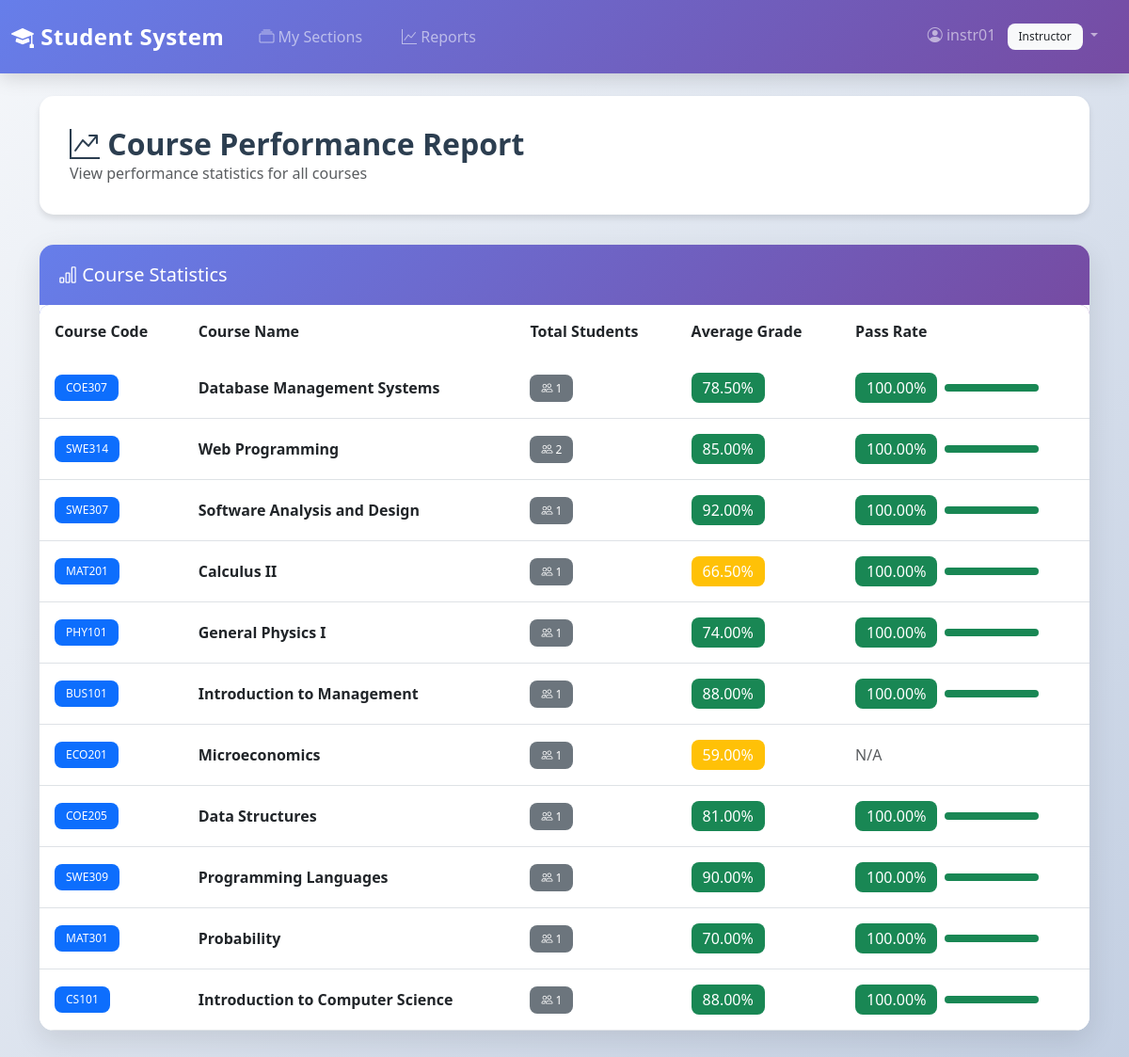
Screenshot of /reports/course-performance (signed in) with the database file from the repository.
### models/user.py (models this page shows, shortened)
class User(UserMixin, db.Model):
    __tablename__ = 'users'
    user_id = db.Column(db.Integer, primary_key=True)
    username = db.Column(db.String(50), unique=True, nullable=False, index=True)
    password_hash = db.Column(db.String(255), nullable=False)
    role = db.Column(db.String(20), nullable=False, index=True)  # Admin, Instructor, Student
    created_at = db.Column(db.DateTime, server_default=db.func.now())

### models/course.py (models this page shows, shortened)
class Course(db.Model):
    __tablename__ = 'courses'
    course_id = db.Column(db.Integer, primary_key=True)
    course_code = db.Column(db.String(20), unique=True, nullable=False)
    course_name = db.Column(db.String(100), nullable=False)
    description = db.Column(db.Text, nullable=True)
    credits = db.Column(db.Integer, nullable=False)
    department = db.Column(db.String(100), nullable=True)  # String, not foreign key in SQL
    sections = db.relationship('ClassSection', backref='course', lazy='dynamic', cascade='all, delete-orphan')

### controllers/reports.py (the view)
@reports_bp.route('/course-performance')
@login_required
def course_performance():
    if current_user.role not in ['Admin', 'Instructor']:
        flash('Access denied', 'danger')
        return redirect(url_for('index'))
    report = ReportService.get_course_performance_report()
    return render_template('reports/course_performance.html', report=report)

### repositories/grade_repository.py (called while the page is built)
    @staticmethod
    def calculate_enrollment_average(enrollment_id):
        grades = Grade.query.filter_by(enrollment_id=enrollment_id).all()
        if not grades:
            return None
        total_weighted_score = 0
        total_weight = 0
        for grade in grades:
            score = float(grade.score)
            weight = float(grade.weight) if grade.weight else 1.0
            total_weighted_score += score * weight
            total_weight += weight
        if total_weight == 0:
            return None
        return total_weighted_score / total_weight

### templates/reports/course_performance.html (shortened to what this page needs)
{% extends "base.html" %}
{% block content %}
<div class="page-header">
    <div class="d-flex justify-content-between align-items-center">
        <div>
            <h2><i class="bi bi-graph-up-arrow"></i> Course Performance Report</h2>
            <p class="text-muted mb-0">View performance statistics for all courses</p>
        </div>
    </div>
</div>
<div class="card">
    <div class="card-header text-white">
        <h5 class="mb-0"><i class="bi bi-bar-chart"></i> Course Statistics</h5>
    </div>
    <div class="card-body p-0">
        <div class="table-responsive">
            <table class="table table-hover mb-0">
                <thead>
                    <tr>
                        <th>Course Code</th>
                        <th>Course Name</th>
                        <th>Total Students</th>
                        <th>Average Grade</th>
                        <th>Pass Rate</th>
                    </tr>
                </thead>
                <tbody>
                    {% for item in report %}
                    <tr>
                        <td><span class="badge bg-primary">{{ item.course_code }}</span></td>
                        <td><strong>{{ item.course_name }}</strong></td>
                        <td>
                            <span class="badge bg-secondary">
                                <i class="bi bi-people"></i> {{ item.total_students }}
                            </span>
                        </td>
                        <td>
                            {% if item.average_grade %}
                                <span class="badge bg-{{ 'success' if item.average_grade >= 70 else 'warning' if item.average_grade >= 50 else 'danger' }} fs-6">
                                    {{ "%.2f"|format(item.average_grade) }}%
                                </span>
                            {% else %}
                                <span class="text-muted">N/A</span>
                            {% endif %}
                        </td>
                        <td>
                            {% if item.pass_rate is not none %}
                                <div class="d-flex align-items-center">
                                    <span class="badge bg-{{ 'success' if item.pass_rate >= 70 else 'warning' if item.pass_rate >= 50 else 'danger' }} fs-6 me-2">
                                        {{ "%.2f"|format(item.pass_rate) }}%
                                    </span>
                                    <div class="progress" style="width: 100px; height: 8px;">
                                        <div class="progress-bar bg-{{ 'success' if item.pass_rate >= 70 else 'warning' if item.pass_rate >= 50 else 'danger' }}"
                                             role="progressbar" style="width: {{ item.pass_rate }}%"></div>
                                    </div>
                                </div>
                            {% else %}
                                <span class="text-muted">N/A</span>
                            {% endif %}
                        </td>
                    </tr>
                    {% endfor %}
                </tbody>
            </table>
        </div>
    </div>
</div>
{% endblock %}

### templates/base.html (shortened to what this page needs)
<!DOCTYPE html>
<html lang="en">
<head>
    <link href="https://cdn.jsdelivr.net/npm/bootstrap@5.3.0/dist/css/bootstrap.min.css" rel="stylesheet">
    <link href="https://cdn.jsdelivr.net/npm/bootstrap-icons@1.11.0/font/bootstrap-icons.css" rel="stylesheet">
</head>
<body>
    <nav class="navbar navbar-expand-lg navbar-dark">
        <div class="container-fluid">
            <a class="navbar-brand" href="{{ url_for('index') }}">
                <i class="bi bi-mortarboard-fill"></i> Student System
            </a>
            <div class="collapse navbar-collapse" id="navbarNav">
                <ul class="navbar-nav me-auto">
                    {% if current_user.is_authenticated %}
                        {% if current_user.role == 'Admin' %}
                            <li class="nav-item">
                                <a class="nav-link" href="{{ url_for('admin.dashboard') }}">
                                    <i class="bi bi-speedometer2"></i> Dashboard
                                </a>
                            </li>
                            <li class="nav-item">
                                <a class="nav-link" href="{{ url_for('admin.students') }}">
                                    <i class="bi bi-people"></i> Students
                                </a>
                            </li>
                            <li class="nav-item">
                                <a class="nav-link" href="{{ url_for('admin.instructors') }}">
                                    <i class="bi bi-person-badge"></i> Instructors
                                </a>
                            </li>
                            <li class="nav-item">
                                <a class="nav-link" href="{{ url_for('admin.courses') }}">
                                    <i class="bi bi-book"></i> Courses
                                </a>
                            </li>
                            <li class="nav-item">
                                <a class="nav-link" href="{{ url_for('reports.course_performance') }}">
                                    <i class="bi bi-graph-up"></i> Reports
                                </a>
                            </li>
                        {% elif current_user.role == 'Instructor' %}
                            <li class="nav-item">
                                <a class="nav-link" href="{{ url_for('instructor.dashboard') }}">
                                    <i class="bi bi-collection"></i> My Sections
                                </a>
                            </li>
                            <li class="nav-item">
                                <a class="nav-link" href="{{ url_for('reports.course_performance') }}">
                                    <i class="bi bi-graph-up"></i> Reports
                                </a>
                            </li>
                        {% endif %}
                    {% endif %}
                </ul>
                <ul class="navbar-nav">
                    {% if current_user.is_authenticated %}
                        <li class="nav-item dropdown">
                            <a class="nav-link dropdown-toggle" href="#" id="navbarDropdown" role="button" data-bs-toggle="dropdown">
                                <i class="bi bi-person-circle"></i> {{ current_user.username }}
                                <span class="badge bg-light text-dark ms-2">{{ current_user.role }}</span>
                            </a>
                        </li>
                    {% endif %}
                </ul>
            </div>
        </div>
    </nav>
    <div class="container mt-4 mb-5">
        {% block content %}{% endblock %}
    </div>
</body>
</html>

### templates/base.html (style rules this page uses)
:root { --primary-gradient: linear-gradient(135deg, #667eea 0%, #764ba2 100%); --secondary-gradient: linear-gradient(135deg, #f093fb 0%, #f5576c 100%); --success-gradient: linear-gradient(135deg, #4facfe 0%, #00f2fe 100%); --dark-gradient: linear-gradient(135deg, #2c3e50 0%, #34495e 100%); }
* { transition: all 0.3s ease; }
body { background: linear-gradient(135deg, #f5f7fa 0%, #c3cfe2 100%); min-height: 100vh; font-family: 'Segoe UI', Tahoma, Geneva, Verdana, sans-serif; }
.navbar { background: var(--primary-gradient) !important; box-shadow: 0 4px 20px rgba(0, 0, 0, 0.15); backdrop-filter: blur(10px); padding: 1rem 0; }
.navbar-brand { font-weight: 700; font-size: 1.5rem; letter-spacing: 0.5px; }
.nav-link { font-weight: 500; transition: all 0.3s ease; border-radius: 8px; margin: 0 5px; padding: 0.5rem 1rem !important; }
.card { border: none; border-radius: 15px; box-shadow: 0 10px 30px rgba(0, 0, 0, 0.1); transition: all 0.3s ease; overflow: hidden; background: white; }
.card-header { background: var(--primary-gradient); border: none; padding: 1.25rem; font-weight: 600; color: white; }
.table { border-radius: 10px; overflow: hidden; margin: 0; }
.table thead { background: var(--primary-gradient); color: white; }
.table thead th { border: none; padding: 1rem; font-weight: 600; }
.table tbody tr { transition: all 0.3s ease; }
.table tbody td { padding: 1rem; vertical-align: middle; }
.badge { padding: 0.5rem 0.75rem; border-radius: 8px; font-weight: 500; }
.page-header { background: white; padding: 2rem; border-radius: 15px; box-shadow: 0 4px 6px rgba(0, 0, 0, 0.1); margin-bottom: 2rem; }
.page-header h2 { margin: 0; color: #2c3e50; font-weight: 700; }

### rows the page displays
User: username "instr01", role "Instructor"
Course: course_code "COE307", course_name "Database Management Systems", total_students "1", average_grade "78.50", pass_rate "100.00", {{ item.pass_rate }} 100.0 (drawn)
Course: course_code "SWE314", course_name "Web Programming", total_students "2", average_grade "85.00", pass_rate "100.00", {{ item.pass_rate }} 100.0 (drawn)
Course: course_code "SWE307", course_name "Software Analysis and Design", total_students "1", average_grade "92.00", pass_rate "100.00", {{ item.pass_rate }} 100.0 (drawn)
Course: course_code "MAT201", course_name "Calculus II", total_students "1", average_grade "66.50", pass_rate "100.00", {{ item.pass_rate }} 100.0 (drawn)
Course: course_code "PHY101", course_name "General Physics I", total_students "1", average_grade "74.00", pass_rate "100.00", {{ item.pass_rate }} 100.0 (drawn)
Course: course_code "BUS101", course_name "Introduction to Management", total_students "1", average_grade "88.00", pass_rate "100.00", {{ item.pass_rate }} 100.0 (drawn)
Course: course_code "ECO201", course_name "Microeconomics", total_students "1", average_grade "59.00", shows "N/A"
Course: course_code "COE205", course_name "Data Structures", total_students "1", average_grade "81.00", pass_rate "100.00", {{ item.pass_rate }} 100.0 (drawn)
Course: course_code "SWE309", course_name "Programming Languages", total_students "1", average_grade "90.00", pass_rate "100.00", {{ item.pass_rate }} 100.0 (drawn)
Course: course_code "MAT301", course_name "Probability", total_students "1", average_grade "70.00", pass_rate "100.00", {{ item.pass_rate }} 100.0 (drawn)
Course: course_code "CS101", course_name "Introduction to Computer Science", total_students "1", average_grade "88.00", pass_rate "100.00", {{ item.pass_rate }} 100.0 (drawn)
